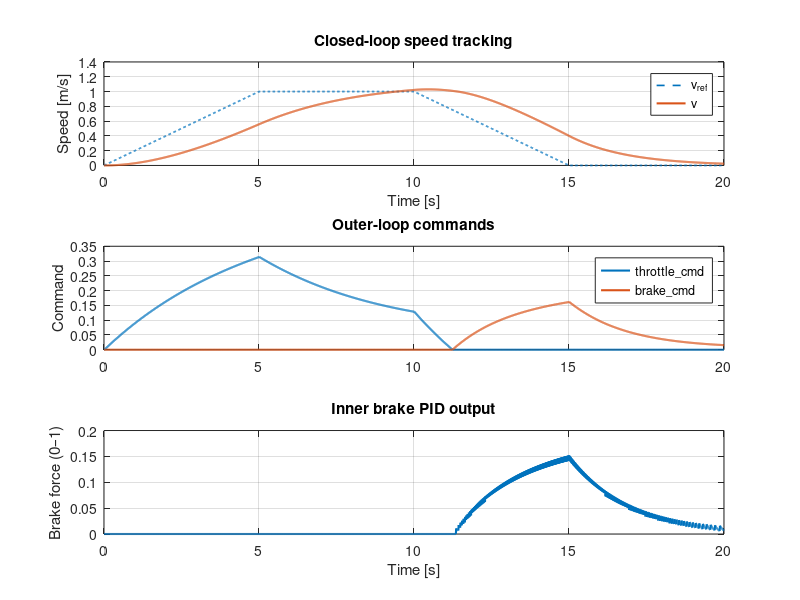

The MATLAB source for this figure:
%% AAV Longitudinal Closed-Loop Simulation
%  - Outer-loop speed PID (navigation reference -> speed control)
%  - Throttle command for the drive motor
%  - Brake command with INNER brake PID (all signals normalized 0..1)
%  - Simple longitudinal vehicle dynamics
%
%  This version uses ONLY normalized commands for throttle and brake:
%      throttle_cmd, brake_cmd, brake_force ∈ [0, 1]
%  Hardware-specific scaling (ADC counts, DAC values, etc.) will be done
%  later in firmware as a separate mapping layer.

clear; clc; close all;

%% ------------------------------------------------------------------------
% 0. Simulation settings
% -------------------------------------------------------------------------
Ts   = 0.01;          % Sampling period [s] (10 ms)
Tend = 20;            % Total simulation time [s]
t    = 0:Ts:Tend;     % Time vector
N    = numel(t);      % Number of simulation steps

%% ------------------------------------------------------------------------
% 1. Reference speed profile v_ref(t)  [m/s]
% -------------------------------------------------------------------------
v_ref = zeros(1, N);

for k = 1:N
    if t(k) < 5
        % 0–5 s: ramp 0 -> 1 m/s
        v_ref(k) = 0.2 * t(k);
    elseif t(k) < 10
        % 5–10 s: cruise at 1 m/s
        v_ref(k) = 1.0;
    elseif t(k) < 15
        % 10–15 s: ramp 1 -> 0 m/s
        v_ref(k) = 1.0 - 0.2 * (t(k) - 10);
    else
        % 15–20 s: standstill
        v_ref(k) = 0.0;
    end
end

%% ------------------------------------------------------------------------
% 2. Vehicle physical parameters (simplified model)
% -------------------------------------------------------------------------
m       = 60;     % Mass [kg] (cart + payload)
C_drag  = 3;      % Linear drag coefficient (rolling + air)

% Throttle mapping: throttle_cmd = 1.0 -> K_throt Newtons of drive force
K_throt = 40;     % Max drive force [N] (tunable)

% Brake mapping: brake_force = 1.0 -> K_brake_force Newtons of brake force
K_brake_force = 80;  % Max brake force [N] (tunable)

%% ------------------------------------------------------------------------
% 3. Outer-loop speed PID controller (on v_ref vs v_meas)
% -------------------------------------------------------------------------
Kp_v = 40;    % Proportional gain
Ki_v = 5;     % Integral gain
Kd_v = 0.0;   % Derivative gain

int_e_v  = 0;     % Speed integrator state
prev_e_v = 0;     % Previous speed error
u_max    = 80;    % Saturation on |u_speed| [N] (used for mapping)

%% ------------------------------------------------------------------------
% 4. Inner-loop brake PID (Plan A: normalized 0..1)
%
%    brake_cmd   : desired brake level [0..1] from outer loop
%    brake_force : achieved brake level [0..1] after actuator + PID
%
%    error  = brake_force - brake_cmd             (similar to C++ form)
%    PID gains are chosen for normalized scale, not raw ADC counts.
% -------------------------------------------------------------------------
% Initial guess for normalized brake PID
P_b  = 5.0;      % Proportional gain on normalized error
I_b  = 3.0;      % Integral gain
D_b  = 0.1;      % Derivative gain

% Limits and deadzone in normalized units
positionDeadzone_b = 0.01;   % Small deadzone (1% of full range)
errorLimit_b       = 1.0;    % Max absolute error (full range)
integralLimit_b    = 0.5;    % Limit on integral state
maxPower_b         = 1.0;    % PID output saturation (0..1 magnitude)

% PID state for brake loop
intval_b   = 0;      % Integral term state
prev_err_b = 0;      % Previous brake error

% Brake actuator first-order dynamics:
%   d(brake_force)/dt = (-brake_force + K_b_act * u_b) / tau_b
% where u_b is the saturated PID output in [0..1].
tau_b   = 0.15;      % Time constant [s]
K_b_act = 1.0;       % Actuator gain

%% ------------------------------------------------------------------------
% 5. State variables
% -------------------------------------------------------------------------
v            = zeros(1, N);  % True speed [m/s]
v_meas       = zeros(1, N);  % Measured speed [m/s]
throttle_cmd = zeros(1, N);  % Throttle command [0..1]
brake_cmd    = zeros(1, N);  % Desired brake level [0..1]
brake_force  = zeros(1, N);  % Actual brake level [0..1]

%% ------------------------------------------------------------------------
% 6. Main simulation loop
% -------------------------------------------------------------------------
for k = 2:N

    %% 6.1 Sensor measurement (perfect for now)
    v_meas(k-1) = v(k-1);

    %% 6.2 Outer-loop speed PID (navigation + sensor)
    e_v  = v_ref(k-1) - v_meas(k-1);
    int_e_v = int_e_v + e_v * Ts;
    der_e_v = (e_v - prev_e_v) / Ts;
    prev_e_v = e_v;

    u_speed = Kp_v * e_v + Ki_v * int_e_v + Kd_v * der_e_v;
    u_speed = max(min(u_speed, u_max), -u_max);

    %% 6.3 Decide throttle or brake (brake override)
    if u_speed >= 0
        throttle_cmd(k) = u_speed / u_max;   % 0..1
        brake_cmd(k)    = 0.0;
    else
        throttle_cmd(k) = 0.0;
        brake_cmd(k)    = -u_speed / u_max;  % 0..1
    end

    %% 6.4 Throttle actuator -> drive force
    F_drive = K_throt * throttle_cmd(k);

    %% 6.5 Inner brake PID: brake_cmd -> brake_force
    % Current and desired normalized brake levels
    brakePos = brake_force(k-1);   % "measured" brake level
    setpoint = brake_cmd(k);       % desired brake level

    % Error definition (same sign convention as C++: brakePos - setpoint)
    err_b = setpoint - brakePos;;

    % Deadzone in normalized units
    if abs(err_b) < positionDeadzone_b
        err_b = 0;
    end

    % Error saturation
    err_b = max(min(err_b,  errorLimit_b), -errorLimit_b);

    % Integral term (only when error is not zero)
    if err_b ~= 0
        intval_b = intval_b + err_b * Ts;
        intval_b = max(min(intval_b, integralLimit_b), -integralLimit_b);
    else
        intval_b = 0;
    end

    % Derivative term
    derr_b     = (err_b - prev_err_b) / Ts;
    prev_err_b = err_b;

    % PID output (still in normalized scale)
    prop_b = P_b * err_b;
    int_b  = I_b * intval_b;
    der_b  = D_b * derr_b;

    u_b = prop_b + int_b + der_b;

    % Saturate PID output to [-maxPower_b, maxPower_b]
    u_b = max(min(u_b, maxPower_b), -maxPower_b);

    % For actuator dynamics we only need a non-negative level.
    % Negative u_b means "release brake"; we can model this simply
    % through the first-order dynamics toward 0.
    % Take u_act as magnitude in [0..1].
    u_act = max(u_b, 0);   % clamp to [0, 1]

    % First-order actuator dynamics on brake_force
    brake_force(k) = brake_force(k-1) + Ts * ...
        ( (-brake_force(k-1) + K_b_act * u_act) / tau_b );

    % Limit brake_force to [0, 1]
    brake_force(k) = max(min(brake_force(k), 1.0), 0.0);

    % Physical brake force
    F_brake = K_brake_force * brake_force(k);

    %% 6.6 Vehicle longitudinal dynamics
    F_drag = C_drag * v(k-1);
    a      = (F_drive - F_brake - F_drag) / m;

    v(k)   = v(k-1) + Ts * a;
    if v(k) < 0
        v(k) = 0;
    end
end

v_meas(end) = v(end);

%% Simple quantitative metrics

% 1) When does braking start?
idx_brake_start = find(brake_cmd > 0.01, 1, 'first');
t_brake_start   = t(idx_brake_start);

% 2) Peak brake force and when it happens
[max_bf, idx_max_bf] = max(brake_force);
t_max_bf             = t(idx_max_bf);

% 3) Speed tracking error metrics
e     = v_ref - v;
rmse  = sqrt(mean(e.^2));          % root-mean-square error
max_e = max(abs(e));               % maximum absolute error

fprintf('Braking starts at t = %.2f s\n', t_brake_start);
fprintf('Peak brake force = %.2f at t = %.2f s\n', max_bf, t_max_bf);
fprintf('Speed RMSE = %.3f m/s, max error = %.3f m/s\n', rmse, max_e);

%% ------------------------------------------------------------------------
% 7. Plot results
% -------------------------------------------------------------------------
figure;

% 7.1 Speed tracking
subplot(3,1,1);
plot(t, v_ref, '--', 'LineWidth', 1.2); hold on;
plot(t, v, 'LineWidth', 1.5);
xlabel('Time [s]');
ylabel('Speed [m/s]');
legend('v_{ref}', 'v', 'Location', 'Best');
title('Closed-loop speed tracking');
grid on;

% 7.2 Outer-loop commands
subplot(3,1,2);
plot(t, throttle_cmd, 'LineWidth', 1.5); hold on;
plot(t, brake_cmd, 'LineWidth', 1.5);
ylabel('Command');
legend('throttle\_cmd', 'brake\_cmd', 'Location', 'Best');
title('Outer-loop commands');
grid on;

% 7.3 Inner brake PID output
subplot(3,1,3);
plot(t, brake_force, 'LineWidth', 1.5);
xlabel('Time [s]');
ylabel('Brake force (0–1)');
title('Inner brake PID output');
grid on;
